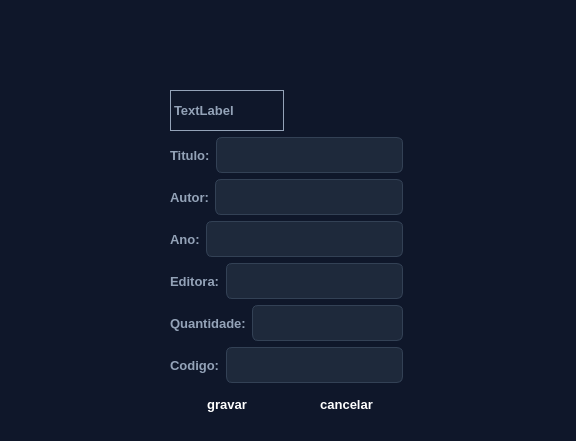
<?xml version="1.0" encoding="UTF-8"?>
<ui version="4.0">
 <class>JanelaEditar</class>
 <widget class="QDialog" name="JanelaEditar">
  <property name="geometry">
   <rect>
    <x>0</x>
    <y>0</y>
    <width>576</width>
    <height>441</height>
   </rect>
  </property>
  <property name="windowTitle">
   <string>Dialog</string>
  </property>
  <property name="styleSheet">
   <string notr="true">/* Fundo da Janela */
QDialog {
    background-color: #0F172A;
}

/* Textos e Inputs básicos */
QLabel { color: #94A3B8; font-weight: bold; font-family: 'Segoe UI'; font-size: 13px; }
QLineEdit {
    background-color: #1E293B; color: #F8FAFC; border: 1px solid #334155;
    border-radius: 6px; padding: 8px; font-size: 14px;
}
QLineEdit:focus { border: 1px solid #8B5CF6; }

/* --- TABELA (Estilo Moderno) --- */
QTableWidget {
    background-color: #1E293B;
    color: #E2E8F0;
    border: 1px solid #334155;
    border-radius: 6px;
    gridline-color: #334155;
    selection-background-color: #3B82F6; /* Cor da linha selecionada */
    selection-color: #FFFFFF;
    font-family: 'Segoe UI', Arial;
    font-size: 13px;
    outline: none; /* Tira borda de foco pontilhada nativa */
}

/* Cabeçalho da Tabela */
QHeaderView::section {
    background-color: #0F172A;
    color: #94A3B8;
    border: none;
    border-bottom: 2px solid #334155;
    padding: 6px;
    font-weight: bold;
    font-size: 12px;
    text-transform: uppercase;
}

/* Scrollbar da Tabela (Fica bem mais elegante) */
QScrollBar:vertical {
    border: none; background-color: #0F172A; width: 12px; border-radius: 6px;
}
QScrollBar::handle:vertical {
    background-color: #475569; min-height: 20px; border-radius: 6px; margin: 2px;
}
QScrollBar::handle:vertical:hover { background-color: #64748B; }

/* --- BOTÕES --- */
QPushButton {
    border-radius: 6px;
    font-weight: bold;
    font-size: 13px;
    padding: 8px 16px;
    color: white;
    border: none;
}

/* Botão Pesquisar (Roxo/Indigo) */
#btn_pesquisar { background-color: #6366F1; }
#btn_pesquisar:hover { background-color: #818CF8; }
#btn_pesquisar:pressed { background-color: #4F46E5; }

/* Botão Editar (Azul) */
#btn_editar { background-color: #3B82F6; }
#btn_editar:hover { background-color: #60A5FA; }
#btn_editar:pressed { background-color: #2563EB; }

/* Botão Excluir (Vermelho Perigo) */
#btn_excluir { background-color: #EF4444; }
#btn_excluir:hover { background-color: #F87171; }
#btn_excluir:pressed { background-color: #DC2626; }</string>
  </property>
  <widget class="QWidget" name="layoutWidget">
   <property name="geometry">
    <rect>
     <x>170</x>
     <y>90</y>
     <width>233</width>
     <height>330</height>
    </rect>
   </property>
   <layout class="QGridLayout" name="gridLayout">
    <item row="1" column="0" colspan="2">
     <layout class="QHBoxLayout" name="horizontalLayout">
      <item>
       <widget class="QLabel" name="label">
        <property name="text">
         <string>Titulo:</string>
        </property>
       </widget>
      </item>
      <item>
       <widget class="QLineEdit" name="edt_titulo"/>
      </item>
     </layout>
    </item>
    <item row="2" column="0" colspan="2">
     <layout class="QHBoxLayout" name="horizontalLayout_2">
      <item>
       <widget class="QLabel" name="label_2">
        <property name="text">
         <string>Autor:</string>
        </property>
       </widget>
      </item>
      <item>
       <widget class="QLineEdit" name="edt_editora"/>
      </item>
     </layout>
    </item>
    <item row="3" column="0" colspan="2">
     <layout class="QHBoxLayout" name="horizontalLayout_3">
      <item>
       <widget class="QLabel" name="label_3">
        <property name="text">
         <string>Ano:</string>
        </property>
       </widget>
      </item>
      <item>
       <widget class="QLineEdit" name="edt_autor"/>
      </item>
     </layout>
    </item>
    <item row="4" column="0" colspan="2">
     <layout class="QHBoxLayout" name="horizontalLayout_4">
      <item>
       <widget class="QLabel" name="label_4">
        <property name="text">
         <string>Editora:</string>
        </property>
       </widget>
      </item>
      <item>
       <widget class="QLineEdit" name="edt_ano"/>
      </item>
     </layout>
    </item>
    <item row="5" column="0" colspan="2">
     <layout class="QHBoxLayout" name="horizontalLayout_5">
      <item>
       <widget class="QLabel" name="label_5">
        <property name="text">
         <string>Quantidade:</string>
        </property>
       </widget>
      </item>
      <item>
       <widget class="QLineEdit" name="edt_codigo"/>
      </item>
     </layout>
    </item>
    <item row="6" column="0" colspan="2">
     <layout class="QHBoxLayout" name="horizontalLayout_6">
      <item>
       <widget class="QLabel" name="label_6">
        <property name="text">
         <string>Codigo:</string>
        </property>
       </widget>
      </item>
      <item>
       <widget class="QLineEdit" name="edt_quantidade"/>
      </item>
     </layout>
    </item>
    <item row="7" column="0">
     <widget class="QPushButton" name="btn_gravar">
      <property name="text">
       <string>gravar</string>
      </property>
     </widget>
    </item>
    <item row="7" column="1">
     <widget class="QPushButton" name="btn_cancelar">
      <property name="text">
       <string>cancelar</string>
      </property>
     </widget>
    </item>
    <item row="0" column="0">
     <widget class="QLabel" name="lbl_id">
      <property name="frameShape">
       <enum>QFrame::Box</enum>
      </property>
      <property name="text">
       <string>TextLabel</string>
      </property>
     </widget>
    </item>
   </layout>
  </widget>
 </widget>
 <resources/>
 <connections/>
</ui>
